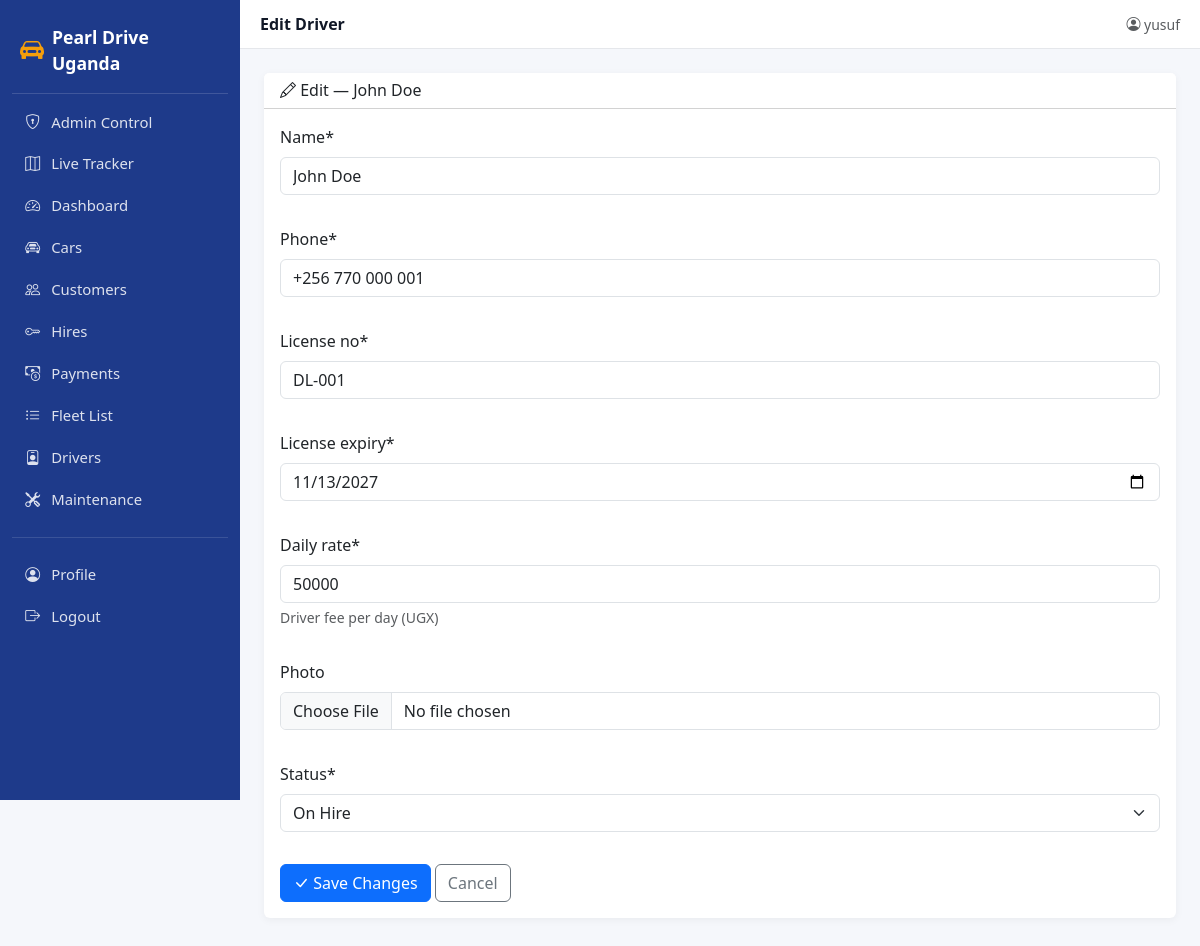
The app's page /edit_driver/11/ (signed in) with its own data.
### car/models.py (models this page shows, shortened)
class Driver(models.Model):
    STATUS = [("A", "Available"), ("T", "On Hire"), ("O", "Off Duty")]
    name = models.CharField(max_length=80)
    phone = models.CharField(max_length=30)
    license_no = models.CharField(max_length=40, unique=True)
    license_expiry = models.DateField()
    daily_rate = models.IntegerField(default=0, help_text="Driver fee per day (UGX)")
    photo = models.ImageField(upload_to="drivers/", null=True, blank=True)
    status = models.CharField(max_length=1, choices=STATUS, default="A")
    class Meta:
        ordering = ["name"]

### car/views.py (the view)
# urls.py: path("edit_driver/<int:driver_id>/", views.edit_driver_view, name="edit_driver_page"),
@login_required
def edit_driver_view(request, driver_id):
    driver = get_object_or_404(Driver, id=driver_id)
    form = DriverForm(request.POST or None, request.FILES or None, instance=driver)
    if request.method == "POST" and form.is_valid():
        form.save()
        messages.success(request, "Driver updated.")
        return redirect("add_driver_page")
    return render(request, "edit_driver.html", {"form": form, "driver": driver})

### car/forms.py (shortened to what this page needs)
class DriverForm(ModelForm):
    class Meta:
        model = Driver
        fields = ["name", "phone", "license_no", "license_expiry",
                  "daily_rate", "photo", "status"]
        widgets = {"license_expiry": DateInput(attrs={"type": "date"})}

### car/templates/edit_driver.html (shortened to what this page needs)
{% extends 'base.html' %}
{% load crispy_forms_tags %}
{% block page_title %}Edit Driver{% endblock %}
{% block content %}
<div class="card mb-3">
  <div class="card-header bg-white">
    <h6 class="mb-0"><i class="bi bi-pencil"></i> Edit — {{ driver.name }}</h6>
  </div>
  <div class="card-body">
    <form method="POST" enctype="multipart/form-data">
      <div class="row g-3">{{ form|crispy }}</div>
      <div class="mt-3">
        <button type="submit" class="btn btn-primary"><i class="bi bi-check-lg"></i> Save Changes</button>
        <a href="{% url 'add_driver_page' %}" class="btn btn-outline-secondary">Cancel</a>
      </div>
    </form>
  </div>
</div>
{% endblock %}

### car/templates/base.html (shortened to what this page needs)
{% load static crispy_forms_tags %}
<!DOCTYPE html>
<html lang="en">
<head>
  <link href="https://cdn.jsdelivr.net/npm/bootstrap@5.3.3/dist/css/bootstrap.min.css" rel="stylesheet">
  <link href="https://cdn.jsdelivr.net/npm/bootstrap-icons@1.11.3/font/bootstrap-icons.css" rel="stylesheet">
</head>
<body>
<aside class="pdu-sidebar" id="pduSidebar">
  <a class="brand" href="{% url 'index_page' %}">
    <i class="bi bi-car-front-fill fs-4"></i>
    <span>Pearl Drive Uganda</span>
  </a>
  <nav class="nav flex-column mt-2">
    <a class="nav-link {% if request.resolver_match.url_name == 'admin_control_page' %}active{% endif %}"
       href="{% url 'admin_control_page' %}">
      <i class="bi bi-shield-lock"></i> Admin Control
    </a>
    <a class="nav-link {% if request.resolver_match.url_name == 'fleet_map_page' %}active{% endif %}"
      href="{% url 'fleet_map_page' %}">
      <i class="bi bi-map"></i> Live Tracker
    </a>
    <a class="nav-link {% if request.resolver_match.url_name == 'index_page' %}active{% endif %}"
       href="{% url 'index_page' %}">
      <i class="bi bi-speedometer2"></i> Dashboard
    </a>
    <a class="nav-link {% if request.resolver_match.url_name == 'add_car_page' %}active{% endif %}"
       href="{% url 'add_car_page' %}">
      <i class="bi bi-car-front"></i> Cars
    </a>
    <a class="nav-link {% if request.resolver_match.url_name == 'add_customer_page' %}active{% endif %}"
       href="{% url 'add_customer_page' %}">
      <i class="bi bi-people"></i> Customers
    </a>
    <a class="nav-link {% if request.resolver_match.url_name == 'add_hiring_page' %}active{% endif %}"
       href="{% url 'add_hiring_page' %}">
      <i class="bi bi-key"></i> Hires
    </a>
    <a class="nav-link {% if request.resolver_match.url_name == 'add_payment_page' %}active{% endif %}"
       href="{% url 'add_payment_page' %}">
      <i class="bi bi-cash-coin"></i> Payments
    </a>
    <a class="nav-link {% if request.resolver_match.url_name == 'car_List_page' %}active{% endif %}"
       href="{% url 'car_List_page' %}">
      <i class="bi bi-list-ul"></i> Fleet List
    </a>
    <a class="nav-link {% if request.resolver_match.url_name == 'add_driver_page' %}active{% endif %}"
       href="{% url 'add_driver_page' %}">
      <i class="bi bi-person-badge"></i> Drivers
    </a>
    <a class="nav-link {% if request.resolver_match.url_name == 'add_maintenance_page' %}active{% endif %}"
       href="{% url 'add_maintenance_page' %}">
      <i class="bi bi-tools"></i> Maintenance
    </a>
    <hr class="text-white-50 my-3">
    <a class="nav-link {% if request.resolver_match.url_name == 'profiles_page' %}active{% endif %}"
       href="{% url 'profiles_page' %}">
      <i class="bi bi-person-circle"></i> Profile
    </a>
    {% if user.is_authenticated %}
    <form method="post" action="{% url 'logout' %}" class="m-0">
      <button type="submit" class="nav-link w-100 text-start bg-transparent border-0">
        <i class="bi bi-box-arrow-right"></i> Logout
      </button>
    </form>
    {% else %}
    <a class="nav-link" href="{% url 'login' %}">
      <i class="bi bi-box-arrow-in-right"></i> Login
    </a>
    {% endif %}
  </nav>
</aside>
<div class="pdu-main">
  <header class="pdu-topbar">
    <div class="d-flex align-items-center gap-3">
      <div class="title">{% block page_title %}Dashboard{% endblock %}</div>
    </div>
    <div class="d-flex align-items-center gap-3">
      {% if user.is_authenticated %}
        <span class="text-muted small">
          <i class="bi bi-person-circle"></i> {{ user.username }}
        </span>
      {% else %}
        <a class="btn btn-sm btn-primary" href="{% url 'login' %}">Sign in</a>
        <a class="btn btn-sm btn-outline-primary" href="{% url 'sign_in_page' %}">Register</a>
      {% endif %}
    </div>
  </header>
  <main class="pdu-content">
    {% block content %}{% endblock %}
  </main>
</div>
</body>
</html>

### car/templates/base.html (style rules this page uses)
:root { --pdu-primary: #1e3a8a; --pdu-accent: #f59e0b; --pdu-bg: #f5f7fb; }
body { background: var(--pdu-bg); }
.pdu-sidebar { background: var(--pdu-primary); color: #fff; min-height: 100vh; width: 240px; position: fixed; top: 0; left: 0; padding: 1rem .75rem; z-index: 1030; transition: transform .2s ease; }
.pdu-sidebar .brand { display: flex; align-items: center; gap: .5rem; font-weight: 700; font-size: 1.1rem; padding: .5rem .5rem 1rem; border-bottom: 1px solid rgba(255,255,255,.15); color: #fff; text-decoration: none; }
.pdu-sidebar .brand i { color: var(--pdu-accent); }
.pdu-sidebar .nav-link { color: rgba(255,255,255,.85); padding: .55rem .75rem; border-radius: .5rem; margin-bottom: 2px; display: flex; align-items: center; gap: .6rem; font-size: .93rem; }
.pdu-sidebar .nav-link i { width: 1.1rem; text-align: center; }
.pdu-main { margin-left: 240px; min-height: 100vh; }
.pdu-topbar { background: #fff; border-bottom: 1px solid #e5e7eb; padding: .75rem 1.25rem; display: flex; align-items: center; justify-content: space-between; position: sticky; top: 0; z-index: 1020; }
.pdu-topbar .title { font-weight: 600; color: #111827; }
.pdu-content { padding: 1.5rem; }
.card { border: none; box-shadow: 0 2px 8px rgba(0,0,0,.05); }

### records on screen
Driver: name "John Doe", phone "+256 770 000 001", license_no "DL-001", license_expiry "11/13/2027", daily_rate "50000", status "On Hire"

### other values on screen
{{ user.username }} "yusuf"
